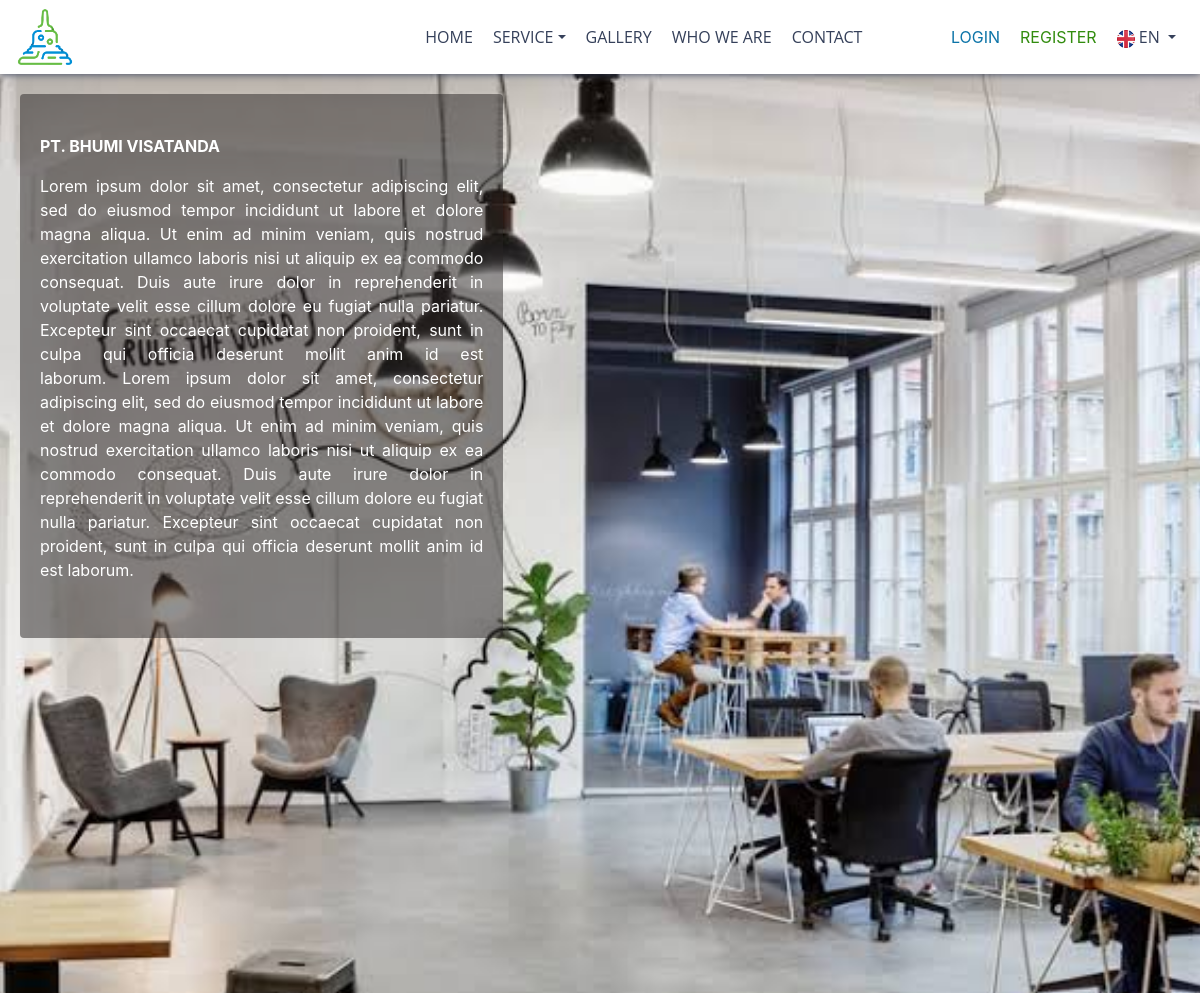
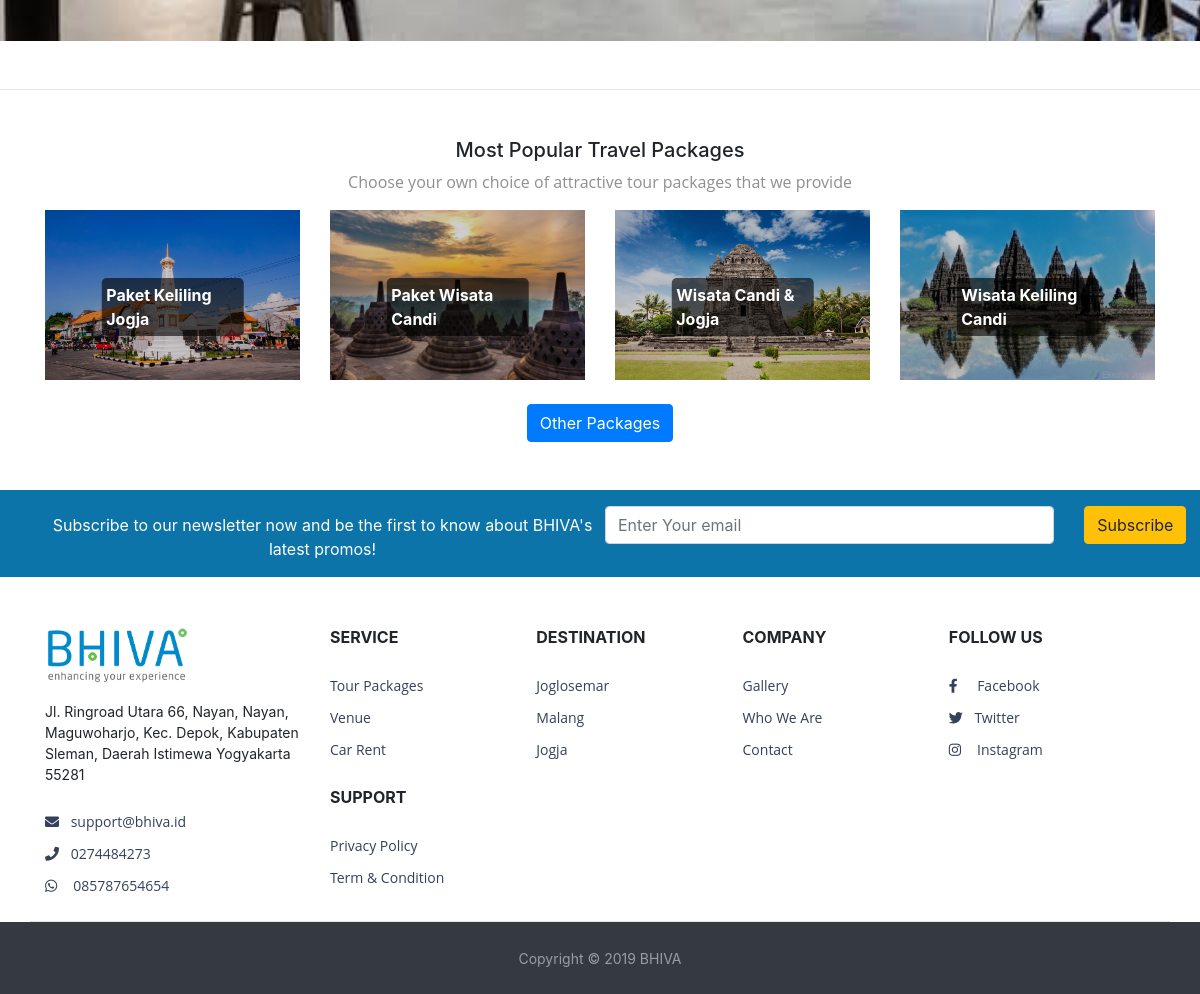
Page /index.php/whoweare on the committed database (2 pictures, top to bottom).
### tables this page shows
CREATE TABLE `core_key_text` (
  `keytext_key_id` bigint(20) DEFAULT NULL,
  `keytext_lang_code` varchar(5) DEFAULT NULL,
  `keytext_text` text,
  `insert_user_id` bigint(20) DEFAULT NULL,
  `insert_datetime` datetime DEFAULT NULL,
  `update_user_id` bigint(20) DEFAULT NULL,
  `update_datetime` datetime DEFAULT NULL,
  KEY `keytext_lang_code` (`keytext_lang_code`),
  KEY `keytext_key_id` (`keytext_key_id`),
  CONSTRAINT `core_key_text_ibfk_2` FOREIGN KEY (`keytext_lang_code`) REFERENCES `core_lang` (`lang_code`),
  CONSTRAINT `core_key_text_ibfk_3` FOREIGN KEY (`keytext_key_id`) REFERENCES `core_key` (`key_id`) ON DELETE CASCADE ON UPDATE CASCADE
);

CREATE TABLE `core_lang` (
  `lang_code` varchar(5) NOT NULL,
  `lang_name` varchar(250) DEFAULT NULL,
  `lang_icon` text COMMENT 'file upload',
  `insert_user_id` bigint(20) DEFAULT NULL,
  `insert_datetime` datetime DEFAULT NULL,
  `update_user_id` bigint(20) DEFAULT NULL,
  `update_datetime` datetime DEFAULT NULL,
  PRIMARY KEY (`lang_code`)
);

CREATE TABLE `cms_whoweare_text` (
  `whowearetext_whoweare_id` tinyint(1) DEFAULT NULL,
  `whowearetext_lang` varchar(5) DEFAULT NULL,
  `whowearetext_text` text,
  KEY `whowearetext_whoweare_id` (`whowearetext_whoweare_id`),
  KEY `whowearetext_lang` (`whowearetext_lang`),
  CONSTRAINT `cms_whoweare_text_ibfk_1` FOREIGN KEY (`whowearetext_whoweare_id`) REFERENCES `cms_whoweare` (`whoweare_id`) ON DELETE CASCADE ON UPDATE CASCADE
);

CREATE TABLE `mst_tourpackages` (
  `tourpackages_id` int(11) NOT NULL AUTO_INCREMENT,
  `tourpackages_base_price_local` decimal(20,2) DEFAULT NULL COMMENT 'harga (perorang) jika tiidak ada harga terjadwal yg di set',
  `tourpackages_base_price_foreign` decimal(20,2) DEFAULT NULL COMMENT 'harga (perorang) jika tiidak ada harga terjadwal yg di set',
  `tourpackages_is_rating_manual` tinyint(1) DEFAULT NULL COMMENT '0=no, 1=yes',
  `tourpackages_rating_manual` varchar(4) DEFAULT NULL COMMENT '1,2,3,4,5 (bintang) manual',
  `tourpackages_total_rater_manual` tinyint(11) DEFAULT NULL COMMENT 'jumlah penilai manual',
  `tourpackages_status` tinyint(1) DEFAULT NULL COMMENT '0=not active, 1=active',
  `insert_user_id` bigint(20) DEFAULT NULL,
  `insert_datetime` datetime DEFAULT NULL,
  `update_user_id` bigint(20) DEFAULT NULL,
  `update_datetime` datetime DEFAULT NULL,
  PRIMARY KEY (`tourpackages_id`)
);

CREATE TABLE `cms_contact` (
  `contact_id` tinyint(1) NOT NULL AUTO_INCREMENT COMMENT 'id harus selalu 1',
  `contact_address` text,
  `contact_email` varchar(250) DEFAULT NULL,
  `contact_phone` varchar(16) DEFAULT NULL,
  `contact_wa` varchar(16) DEFAULT NULL,
  `contact_fb` varchar(250) DEFAULT NULL,
  `contact_ig` varchar(250) DEFAULT NULL,
  `contact_twitter` varchar(250) DEFAULT NULL,
  `contact_img_maps` text,
  `contact_link_maps` text,
  `insert_user_id` bigint(20) DEFAULT NULL,
  `insert_datetime` datetime DEFAULT NULL,
  `update_user_id` bigint(20) DEFAULT NULL,
  `update_datetime` datetime DEFAULT NULL,
  PRIMARY KEY (`contact_id`)
);

CREATE TABLE `cms_service_text` (
  `servicetext_service_id` int(11) DEFAULT NULL,
  `servicetext_lang` varchar(5) DEFAULT NULL,
  `servicetext_name` varchar(250) DEFAULT NULL,
  `servicetext_text` text,
  KEY `servicetext_service_id` (`servicetext_service_id`),
  KEY `servicetext_lang` (`servicetext_lang`),
  CONSTRAINT `cms_service_text_ibfk_1` FOREIGN KEY (`servicetext_service_id`) REFERENCES `cms_service` (`service_id`) ON DELETE CASCADE ON UPDATE CASCADE
);

CREATE TABLE `ref_destination_location` (
  `desloc_id` int(11) NOT NULL AUTO_INCREMENT,
  `desloc_name` varchar(250) DEFAULT NULL,
  `desloc_order` int(11) DEFAULT NULL,
  `desloc_is_show_home` tinyint(1) DEFAULT NULL COMMENT '0=no, 1=yes',
  `insert_user_id` bigint(20) DEFAULT NULL,
  `insert_datetime` datetime DEFAULT NULL,
  `update_user_id` bigint(20) DEFAULT NULL,
  `update_datetime` datetime DEFAULT NULL,
  PRIMARY KEY (`desloc_id`)
);

### application/views/whoweare.php (the view, shortened to what the rows shown need)
<!DOCTYPE html>
<html>
		<?php
			$this->load->view('header');
		?>
		<div>
			<div class="whoweare mb-5" style="background-image: url('<?php echo base_url().$whoweare->img;?>')">
				<div class="col-lg-5 col-md-5 col-sm-12 whoweare-text rounded">
					<?php echo $whoweare->text;?>
				</div>
			</div>
			<div class="col-sm-12 mt-5 mb-3">
				<div style="text-align: center;">
					<h5><?php echo MultiLang('text_most_popular_package_title'); ?></h5>
					<p class="text-grey-theme mt-1" style="font-size: 16px; color: #8f8f8f !important;"><?php echo MultiLang('text_most_popular_package'); ?></p>
				</div>
			</div>
			<div class="container mb-5">
				<div class="row text-center text-lg-left justify-content-center">
					<?php
					if(!empty($tourpackages)){
						foreach ($tourpackages as $key => $value) {
					?>
						<div class="col-lg-3 col-md-6 col-sm-12">
							<a href="#" class="d-block mb-4 h-100">
								<div class=" img-hover-zoom img-hover-zoom--brightness">
									<img class="img-fluid" src="<?php echo base_url().$value->img;?>" alt="">
									<span class="centered-text-img"><?php echo $value->name;?></span>
								</div>
							</a>
						</div>
					<?php
						}
					}
					?>
					<button type="button" class="btn btn-primary"><?php echo MultiLang('other_packages'); ?></button>
				</div>
			</div>
		</div>
		<?php
			$this->load->view('footer');
		?>
	</body>
</html>

### application/views/header.php (shortened to what the rows shown need)
<head>
	<link rel="stylesheet" href="assets/dist/css/bootstrap.min.css">
	<link rel="stylesheet" href="assets/fontawesome-free/css/all.min.css">
	<link href="assets/google-font.css" rel="stylesheet">
	<link rel="stylesheet" href="assets/dist/css/main.css">
	<link rel="stylesheet" href="assets/bootstrap-datepicker/bootstrap-datepicker.min.css">
	<link rel="stylesheet" href="assets/dist/css/ekko-lightbox.css">
</head>
<body>
<nav class="navbar navbar-expand-md sticky-top border-grey-theme-bottom" style="background-color: #ffffff;">
	<div class="collapse navbar-collapse" id="navbarMenu">
		<ul class="navbar-nav ml-auto text-uppercase">
			<li class="nav-item ml-1">
				<a href="<?php echo base_url();?>" class="nav-link font-navbar"><?php echo MultiLang('home'); ?></a>
			</li>
			<li class="nav-item ml-1 dropdown">
				<a href="#" class="nav-link dropdown-toggle font-navbar" id="navbarDropdown" role="button" data-toggle="dropdown" aria-haspopup="true" aria-expanded="false"><?php echo MultiLang('service'); ?></a>
			</li>
			<li class="nav-item ml-1">
				<a href="<?php echo base_url();?>gallery" class="nav-link font-navbar"><?php echo MultiLang('gallery'); ?></a>
			</li>
			<li class="nav-item ml-1">
				<a href="<?php echo base_url();?>whoweare" class="nav-link font-navbar"><?php echo MultiLang('who_we_are'); ?></a>
			</li>
			<li class="nav-item ml-1 mr-3">
				<a href="<?php echo base_url();?>contact" class="nav-link font-navbar"><?php echo MultiLang('contact'); ?></a>
			</li>
			<li class="nav-item ml-1">
				<a href="#" class="nav-link" style="color:#0C74A8"; data-toggle="modal" data-target="#modal_form_login"><?php echo MultiLang('login'); ?></a>
			</li>
			<li class="nav-item ml-1">
				<a href="#" class="nav-link" style="color:#328C0E"; data-toggle="modal" data-target="#modal_form_register"><?php echo MultiLang('register'); ?></a>
			</li>
			<li class="nav-item ml-1 dropdown">
				<a href="#" class="nav-link font-navbar dropdown-toggle" id="navbarDropdown" role="button" data-toggle="dropdown" aria-haspopup="true" aria-expanded="false">
					<img src="<?php echo $path_language.$lang_set->icon;?>" style="max-width:18px !important;" /> <?php echo $lang_set->code?>
				</a>
			</li>
		</ul>
	</div>
</nav>

### application/views/footer.php (shortened to what the rows shown need)
<form style="margin-top: 2rem !important;">
    <div class="form-row align-middle justify-content-center col-md-12"
        style="background-color: #0C74A8; padding-top:1rem; margin-left:0;">
        <div class="col-md-6 row justify-content-left text-center form-group" style="padding-top: 7px;">
            <span style="color: #ffffff;"><?php echo MultiLang('text_subscribe'); ?></span>
        </div>
        <div class="col-md-6 row">
            <div class="justify-content-center text-center col-md-10 form-group">
                <input class="form-control" id="subscribe" placeholder="<?php echo MultiLang('enter_your_email'); ?>" />
            </div>
            <div class="justify-content-center text-center col-md-2 form-group">
                <button type="button" class="btn btn-warning"><?php echo MultiLang('subscribe'); ?></button>
            </div>
        </div>
    </div>
</form>
<footer>
    <div class="container pt-5 border-bottom">
        <div class="row">
            <div class="col-md-3 col-sm-12 mb-3 text-left">
                <ul class="list-group mt-3">
                    <li class="list-group-item bg-transparent border-0 p-0 mb-2 font-footer" style="font-size: 14px;">
                        <?php echo $contact->address; ?>
                    </li>
                    <?php if(!empty($contact->email)){ ?>
                    <li class="list-group-item bg-transparent border-0 p-0 mb-2 font-footer">
                        <a href="javascript:void(0)"><i class="fas fa-envelope mr-2"></i> <?php echo $contact->email;?></a>
                    </li>
                    <?php } ?>
                    <?php if(!empty($contact->phone)){ ?>
                    <li class="list-group-item bg-transparent border-0 p-0 mb-2 font-footer">
                        <a href="javascript:void(0)"><i class="fas fa-phone mr-2"></i> <?php echo $contact->phone;?></a>
                    </li>
                    <?php } ?>
                    <?php if(!empty($contact->wa)){ ?>
                    <li class="list-group-item bg-transparent border-0 p-0 mb-2 font-footer">
                        <a href="javascript:void(0)"><i class="fab fa-whatsapp  mr-3"></i><?php echo $contact->wa;?></a>
                    </li>
                    <?php } ?>
                </ul>
            </div>
            <div class="col-md-9 col-sm-12">
                <div class="col-md-3 col-sm-6 col-6 p-0 float-left mb-3">
                    <div class="mb-4 text-uppercase font-footer font-weight-bold"><?php echo MultiLang('service'); ?></div>
                    <ul class="list-group">
                        <?php
                        if(!empty($service)){
                            foreach ($service as $key => $value) {
                        ?>
                        <li class="list-group-item bg-transparent border-0 p-0 mb-2 font-footer">
                            <a href="#"><?php echo $value->name?></a>
                        </li>
                        <?php
                            }
                        }
                        ?>
                    </ul>
                </div>
                <div class="col-md-3 col-sm-6 col-6 p-0 float-left mb-3">
                    <div class="mb-4 text-uppercase font-footer font-weight-bold"><?php echo MultiLang('destination'); ?></div>
                    <ul class="list-group">
                        <?php
                        if(!empty($destination_location)){
                            foreach ($destination_location as $key => $value) {
                        ?>
                        <li class="list-group-item bg-transparent border-0 p-0 mb-2 font-footer">
                            <a href="#"><?php echo $value->name?></a>
                        </li>
                        <?php
                            }
                        }
                        ?>
                    </ul>
                </div>
                <div class="col-md-3 col-sm-6 col-6 mb-3 p-0 float-left">
                    <div class="mb-4 text-uppercase font-footer font-weight-bold"><?php echo MultiLang('company'); ?></div>
                    <ul class="list-group">
                        <li class="list-group-item bg-transparent border-0 p-0 mb-2 font-footer">
                            <a href="<?php echo base_url();?>gallery"><?php echo MultiLang('gallery'); ?></a>
                        </li>
                        <li class="list-group-item bg-transparent border-0 p-0 mb-2 font-footer">
                            <a href="<?php echo base_url();?>whoweare"><?php echo MultiLang('who_we_are');?></a>
                        </li>
                        <li class="list-group-item bg-transparent border-0 p-0 mb-2 font-footer">
                            <a href="<?php echo base_url();?>contact"><?php echo MultiLang('contact'); ?></a>
                        </li>
                    </ul>
                </div>
                <div class="col-md-3 col-sm-6 col-6 mb-3 p-0 float-left">
                    <div class="mb-4 text-uppercase font-footer font-weight-bold"><?php echo MultiLang('follow_us_on'); ?></div>
                    <ul class="list-group">
                        <li class="list-group-item bg-transparent border-0 p-0 mb-2 font-footer">
                        </li>
                        <li class="list-group-item bg-transparent border-0 p-0 mb-2 font-footer">
                        </li>
                        <li class="list-group-item bg-transparent border-0 p-0 mb-2 font-footer">
                        </li>
                    </ul>
                </div>
                <div class="col-md-3 col-sm-6 col-6 p-0 mb-3 float-left">
                    <div class="mb-4 text-uppercase font-footer font-weight-bold"><?php echo MultiLang('support');?></div>
                    <ul class="list-group">
                        <li class="list-group-item bg-transparent border-0 p-0 mb-2 font-footer">
                            <a href="<?php echo base_url();?>privacypolicy" target="_blank"><?php echo MultiLang('privacy_policy');?></a>
                        </li>
                        <li class="list-group-item bg-transparent border-0 p-0 mb-2 font-footer">
                            <a href="<?php echo base_url();?>termandcondition" target="_blank"><?php echo MultiLang('term_and_condition');?></a>
                        </li>
                    </ul>
                </div>
            </div>
        </div>
    </div>
</footer>

### rows in the picture
core_key_text: keytext_text "HOME"
core_key_text: keytext_text "SERVICE"
core_key_text: keytext_text "GALLERY", keytext_text "Gallery"
core_key_text: keytext_text "WHO WE ARE", keytext_text "Who We Are"
core_key_text: keytext_text "CONTACT", keytext_text "Contact"
core_key_text: keytext_text "LOGIN"
core_key_text: keytext_text "REGISTER"
core_lang: lang_icon (picture), lang_code "EN"
cms_whoweare_text: whowearetext_text "PT. BHUMI VISATANDA Lorem ipsum dolor sit amet, consectetur adipiscing elit, sed do eiusmod tempor incididunt ut labore et dolore magna aliqua. Ut enim ad minim veniam, quis nostrud exercitation ullamco laboris nisi ut aliquip ex ea commodo consequat. Duis aute irure dolor in reprehenderit in voluptate velit esse cillum dolore eu fugiat nulla pariatur. Excepteur sint occaecat cupidatat non proident, sunt in culpa qui officia deserunt mollit anim id est laborum. Lorem ipsum dolor sit amet, consectetur adipiscing elit, sed do eiusmod tempor incididunt ut labore et dolore magna aliqua. Ut enim ad minim veniam, quis nostrud exercitation ullamco laboris nisi ut aliquip ex ea commodo consequat.…"
core_key_text: keytext_text "Most Popular Travel Packages"
core_key_text: keytext_text "Choose your own choice of attractive tour packages that we provide"
mst_tourpackages: shows a picture, name "Paket Keliling Jogja"
mst_tourpackages: shows a picture, name "Paket Wisata Candi"
mst_tourpackages: shows a picture, name "Wisata Candi & Jogja"
mst_tourpackages: shows a picture, name "Wisata Keliling Candi"
core_key_text: keytext_text "Other Packages"
core_key_text: keytext_text "Subscribe to our newsletter now and be the first to know about BHIVA's latest promos!"
core_key_text: keytext_text "Enter Your email"
core_key_text: keytext_text "Subscribe"
cms_contact: contact_address "Jl. Ringroad Utara 66, Nayan, Nayan, Maguwoharjo, Kec. Depok, Kabupaten Sleman, Daerah Istimewa Yogyakarta 55281", contact_email "support@bhiva.id", contact_phone "0274484273", contact_wa "085787654654"
cms_service_text: servicetext_name "Tour Packages"
cms_service_text: servicetext_name "Venue"
cms_service_text: servicetext_name "Car Rent"
core_key_text: keytext_text "DESTINATION"
ref_destination_location: desloc_name "Joglosemar"
ref_destination_location: desloc_name "Malang"
ref_destination_location: desloc_name "Jogja"
core_key_text: keytext_text "COMPANY"
core_key_text: keytext_text "FOLLOW US"
core_key_text: keytext_text "SUPPORT"
core_key_text: keytext_text "Privacy Policy"
core_key_text: keytext_text "Term & Condition"
